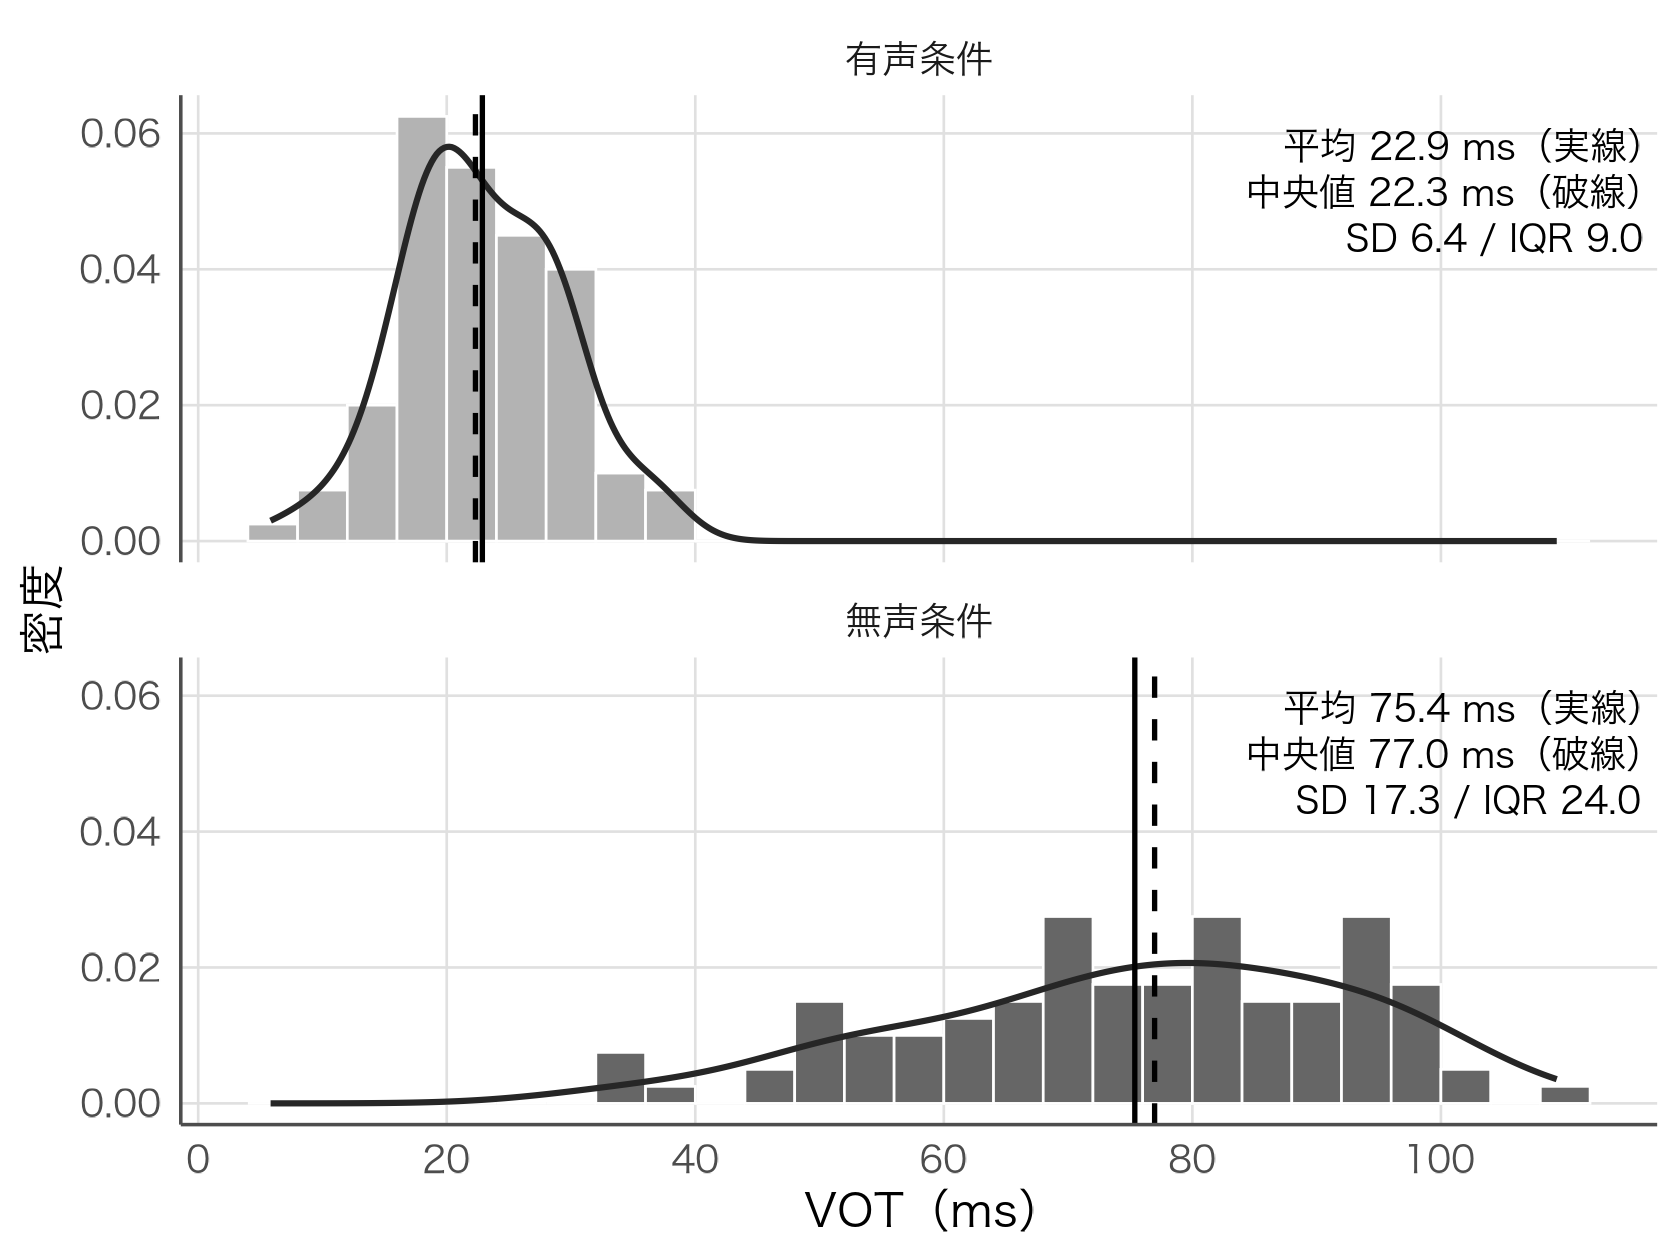

The script that drew this image:
source("figures/style.R"); source("figures/vot_data.R")
suppressPackageStartupMessages(library(e1071))
st <- vot_data %>% group_by(condition) %>%
  summarise(mean = mean(VOT), median = median(VOT), sd = sd(VOT), iqr = IQR(VOT),
            skew = skewness(VOT, type = 2), .groups = "drop")
print(as.data.frame(st))
lab <- c(voiced = "有声条件", voiceless = "無声条件")
st$lab <- sprintf("平均 %.1f ms（実線）\n中央値 %.1f ms（破線）\nSD %.1f / IQR %.1f", st$mean, st$median, st$sd, st$iqr)
p <- ggplot(vot_data, aes(VOT, fill = condition)) +
  geom_histogram(aes(y = after_stat(density)), binwidth = 4, boundary = 0, colour = "white", linewidth = 0.3) +
  geom_density(aes(colour = condition), fill = NA, linewidth = 0.7, adjust = 1.2) +
  geom_vline(data = st, aes(xintercept = mean), linetype = "solid", linewidth = 0.6) +
  geom_vline(data = st, aes(xintercept = median), linetype = "dashed", linewidth = 0.6) +
  geom_text(data = st, aes(x = Inf, y = Inf, label = lab), inherit.aes = FALSE,
            hjust = 1.05, vjust = 1.3, size = 3.1, family = "hira", lineheight = 1.05) +
  facet_wrap(~condition, ncol = 1, labeller = as_labeller(lab)) +
  scale_fill_manual(values = c(voiced = "grey70", voiceless = "grey40"), guide = "none") +
  scale_colour_manual(values = c(voiced = "grey15", voiceless = "grey15"), guide = "none") +
  scale_x_continuous(breaks = seq(0, 120, 20)) +
  labs(x = "VOT（ms）", y = "密度")
save_fig(p, "ch02_vot_hist", w = 5.6, h = 4.2)
